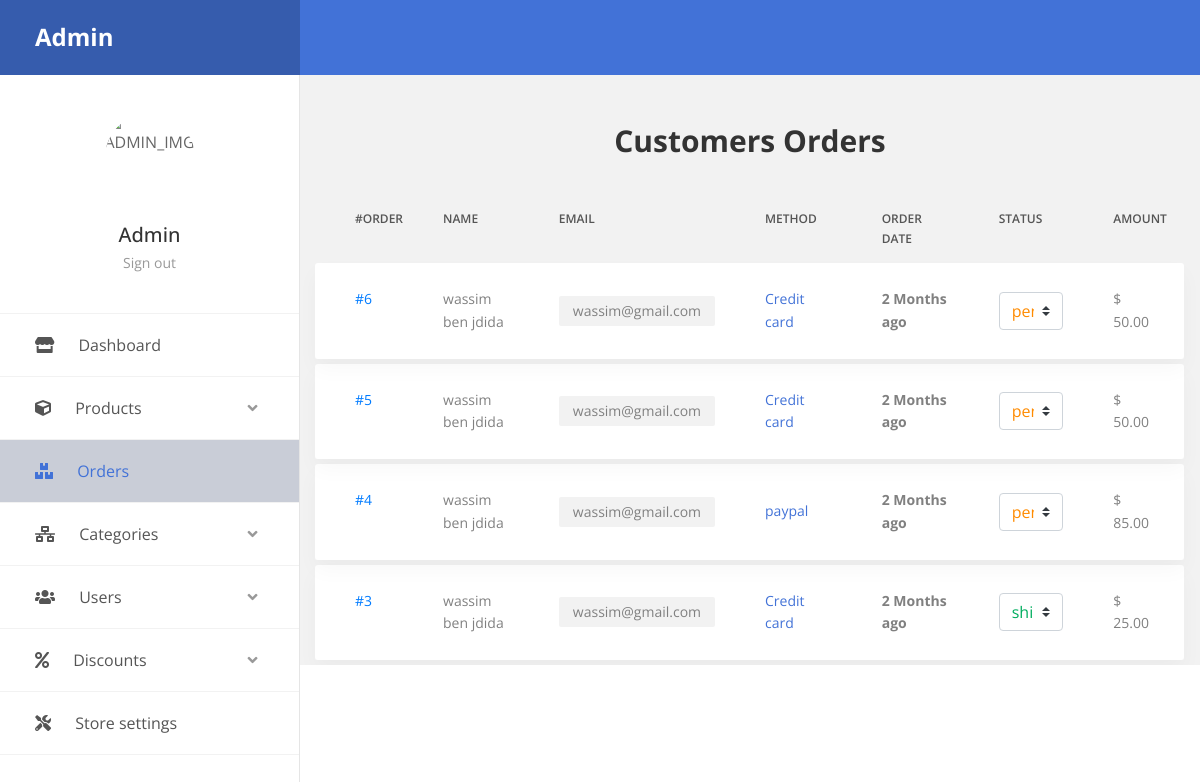
The page /admin/orders.php (signed in) on the database its author committed.
### tables this page shows
CREATE TABLE `orders` (
  `id` int(11) NOT NULL,
  `order_by` int(11) NOT NULL,
  `order_items` varchar(255) NOT NULL,
  `amount` decimal(15,2) NOT NULL,
  `payment_method` varchar(255) NOT NULL,
  `status` varchar(255) NOT NULL DEFAULT 'pending',
  `created_at` datetime NOT NULL
);

CREATE TABLE `customers` (
  `id` int(11) NOT NULL,
  `email` varchar(255) NOT NULL,
  `password` varchar(255) NOT NULL,
  `name` varchar(255) NOT NULL,
  `gender` varchar(50) NOT NULL,
  `image` varchar(255) NOT NULL,
  `created_at` datetime NOT NULL,
  `verified` int(11) NOT NULL
);

### admin/orders.php (the view, shortened to what the rows shown need)
<?php
include('../core/inc/init.php');
include('../core/inc/admin_header.php');
?>
<div class="container-fluid pt-5">
       <?php if(isset($_GET['order_id']) && isset($_GET['action']) && $_GET['action'] == 'show-order'):
            $order = $getFromA->getBy('orders', ['id' => intval($_GET['order_id'])]);
       ?>
            <?php if(!empty($order)):
                $order_items = array();
                $purchaser = $getFromA->getBy('customers', ['id' => $order->order_by]);
                if(!empty($purchaser)):
                  foreach (json_decode($order->order_items) as $purchased) {
                      $order_items[] = $getFromA->getBy('cart', ['id' => $purchased]);
                  }
                  $ship_adrs = $getFromA->getBy('shipping', ['ship_by' => $order->order_by]);
             ?>
                <a href='./orders.php' class="btn btn-primary rounded mb-4"> Go back </a>
                 <div class='pb-2 shadow-sm mb-5 bg-white rounded'>
                    <h3 class='table-dark text-center pb-2 pt-2'>
                        Order details
                    </h3>
                    <div class='p-2'>
                      <div style='border: 2px solid rgba(0,0,0,0.3); border-radius: 5px'>
                        <div class='d-flex align-items-center justify-content-between p-2'>
                          <div><p> Order No: <mark><b> #<?php echo $order->id?> </b></mark> </p></div>
                          <div>
                            <div>
                              <p>
                                Order date:
                                <mark>
                                  <b>
                                  <?php echo date('d/m/y g:i A', strtotime($order->created_at)) ?>
                                 </b>
                                </mark>
                              </p>
                            </div>
                            <div>
                               <p> Status:
                               <b class='<?php echo $order->status == 'pending' ? 'status--pending' : 'status--process'?>'>
                                 <?php echo $order->status?>
                               </b>
                                </p>
                              </div>
                          </div>
                        </div>
                        <div class='table-responsive'>
                          <table class='table table-striped w-100'>
                            <thead>
                              <tr>
                                <th scope='col'>Product</th>
                                <th scope='col'>Qntty</th>
                                <th scope='col'>Size</th>
                                <th scope='col'>Color</th>
                                <th scope='col'>Price</th>
                              </tr>
                            </thead>
                            <tbody>
                            <?php foreach($order_items AS $item):
                                $product_he_purchased = $getFromA->getBy('products', ['id' => $item->cart_to]);
                            ?>
                             <tr>
                                  <td style='width: 35%'><?php echo $product_he_purchased->name?></td>
                                  <td><?php echo $item->quantity?></td>
                                  <td><?php echo $item->size?></td>
                                  <td><?php echo $item->color?></td>
                                  <td><?php echo '$'.$product_he_purchased->price?> </td>
                                </tr>
                            <?php endforeach; ?>
                    </tbody>
                          </table>
                        </div>
                        <hr>
                        <div class='text-right p-3'>
                          <h3 class='font-weight-bold'>Total: <mark><?php echo '$'.$order->amount?></mark></h3>
                        </div>
                        <div class='p-2 mt-2' style='background-color: #f1f1f1f1'>
                           <div>
                               <h5 class='text-success font-weight-bold'>
                                <i class='fas fa-map-marker-alt'></i> Delivery to
                               </h5>
                          <?php foreach($ship_adrs AS $key => $val ):
                            if($key !== 'id' && $key !== 'ship_by'): ?>
                              <p class="mb-0"> <?php echo $key?>: <mark><?php echo $val?></mark> </p>
                            <?php endif;
                          endforeach; ?>
                        </div>
                        </div>
                      </div>
                    </div>
                  </div>
                 <div class='d-flex justify-content-center'>
                    <form target='_blank' action='print.php' method='POST'>
                      <button type='submit' class='btn btn-info mr-4' name='print'> Print </button>
                      <input type='hidden' name='order_id' value='<?php echo intval($_GET['order_id']);?>'>
                    </form>
                      <button type='button' class='btn btn-outline-primary mr-4'
                              data-toggle='modal' data-target='#send_email'>
                              Send
                      </button>
                      <button type='button' class='btn btn-outline-danger'
                              data-toggle='modal' data-target='#delete_order_<?php echo $_GET['order_id']?>'>
                              Delete
                      </button>
                  </div>
                  <div class="modal fade" id="delete_order_<?php echo $_GET['order_id']?>">
                    <div class="modal-dialog modal-dialog-centered" role="document">
                      <div class="modal-content">
                        <div class="modal-header">
                          <h5 class="modal-title" id="exampleModalLongTitle">Are you sure ?</h5>
                          <button type="button" class="close" data-dismiss="modal" aria-label="Close">
                            <span aria-hidden="true">&times;</span>
                          </button>
                        </div>
                       <form method="POST" action="./orders.php">
                         <div class="modal-body">
                            Do you really wanna remove this order ?
                            <input type="hidden" name="order_to_del" value="<?php echo $_GET['order_id']?>">
                          </div>
                          <div class="modal-footer">
                            <button type="button" class="btn btn-secondary" data-dismiss="modal">Close</button>
                            <button type="submit" name='del_order' class="btn btn-danger">Yes remove</button>
                          </div>
                       </form>
                      </div>
                    </div>
                  </div>
                <div class="modal fade" id="send_email" tabindex="-1" role="dialog" aria-labelledby="exampleModalCenterTitle" aria-hidden="true">
                  <div class="modal-dialog modal-dialog-centered modal-lg" role="document">
                    <div class="modal-content">
                      <div class="modal-header">
                        <h3 class="modal-title" id="exampleModalLongTitle">Send an email to the customer</h3>
                        <button type="button" class="close" data-dismiss="modal" aria-label="Close">
                          <span aria-hidden="true">&times;</span>
                        </button>
                      </div>
                      <form method="POST" enctype="multipart/form-data">
                        <input type="hidden" name="customer_email" value="<?php echo $purchaser->email?>">
                        <div class="modal-body">
                            <div class="form-group">
                              <label>Subject / Title</label>
                              <input type="text" class="form-control" placeholder="e.g: Your Order details" name="email_subj" value="Your order details">
                            </div>
                            <div class="form-group">
                              <label>Description</label>
                             <textarea id="editor" rows="6" name="email_body">
                             </textarea>
                            </div>
                            <!-- <div class='or_line d-flex align-items-center justify-content-center'>
                              <span></span> OR <span></span>
                            </div> -->
                            <div class="form-group">
                             <div class="custom-file">
                                <input type="file" class="custom-file-input" id="customFile" name="attach">
                                <label class="custom-file-label" for="customFile">
                                 <mark>You can upload the order details that you printed</mark>, or upload any other attachment
                                </label>
                              </div>
                            </div>
                        </div>
                        <div class="modal-footer">
                          <button type="button" class="btn btn-secondary" data-dismiss="modal">Close</button>
                          <button type="submit" class="btn btn-primary" name='send'>Send it</button>
                        </div>
                      </form>
                    </div>
                  </div>
                </div>
            <?php else:
              error_msg('Whoops! The user was not found ! you maybe deleted his account or something else.');
            endif;?>
           <?php else: ?>
            <h3>No orders yet...</h3>
           <?php endif;?>
       <?php else:
         $orders = $getFromA->getAll('orders', '', 'order by created_at desc');
        ?>
            <h2 class="text-center m-b-35"> Customers Orders </h2>
            <div class="table-responsive table-responsive-data2">
                <table class="table table-data2">
                    <thead>
                        <tr>
                            <th width='14%'>#order</th>
                            <th width='14%'>name</th>
                            <th width="14%">email</th>
                            <th width="14%">method</th>
                            <th width="14%">order date</th>
                            <th width="14%">status</th>
                            <th width="14%">amount</th>
                        </tr>
                    </thead>
                    <tbody>
                       <?php if(!is_null($orders) && is_array($orders) && !empty($orders)): ?>
                         <?php foreach($orders AS $order):
                            $purchaser = $getFromA->getBy('customers', ['id' => $order->order_by]);
                        ?>
                            <tr class="tr-shadow">
                                <td style='width: 10%'><a href="?action=show-order&order_id=<?php echo $order->id?>">#<?php echo $order->id?></a>
                                </td>
                                <td><?php echo !empty($purchaser->name) ? $purchaser->name: 'Not found'; ?></td>
                                <td>
                                    <span class="block-email"><?php echo !empty($purchaser->email) ? $purchaser->email: 'Not found'; ?></span>
                                </td>
                                <td class="desc">
                                  <?php echo $order->payment_method ?>
                                </td>
                                <td><b><?php echo time_ago($order->created_at) ?></b></td>
                                <td>
                                    <select id='order_status' class="custom-select <?php echo $order->status == 'pending' ? 'status--pending' : 'status--process'?>" data-orderid='<?php echo $order->id?>'>
                                      <option value="<?php echo $order->status?>">
                                        <?php echo $order->status?>
                                      </option>
                                    </select>
                                </td>
                                <td>$
                                    <?php echo $order->amount;
                                    ?>
                                </td>
                            </tr>
                            <tr class="spacer"></tr>
                        <?php endforeach; ?>
                       <?php else: ?>
                        <tr class="w-100 text-center">
                            <td colspan="10" class="lead"> <h3>No orders yet...</h3> </td>
                        </tr>
                       <?php endif;?>
                    </tbody>
                </table>
            </div>
       <?php endif;?>
</div>
<?php include('../core/inc/admin_footer.php'); ?>

### core/inc/admin_header.php (shortened to what the rows shown need)
<?php
$admin = $getFromA->get_admin_by('id', $_SESSION['admin_id'], ['*']);
?>
<!DOCTYPE html>
<html lang="en">
<head>
    <link rel="stylesheet" href="https://use.fontawesome.com/releases/v5.6.3/css/all.css">
    <link rel="stylesheet" href="vendor/mdi-font/css/material-design-iconic-font.min.css">
    <link rel="stylesheet" href="https://maxcdn.bootstrapcdn.com/bootstrap/4.2.1/css/bootstrap.min.css">
    <link rel="stylesheet" href="vendor/bootstrap-progressbar/bootstrap-progressbar-3.3.4.min.css">
    <link rel="stylesheet" href="vendor/wow/animate.css">
    <link rel="stylesheet" href="vendor/css-hamburgers/hamburgers.min.css">
    <link rel="stylesheet" href="vendor/slick/slick.css">
    <link rel="stylesheet" href="vendor/perfect-scrollbar/perfect-scrollbar.css">
    <link rel="stylesheet" href="css/custom.css">
    <link rel="stylesheet" href="css/theme.css">
</head>
<body class="animsition">
  <div class="page-wrapper">
<aside class="menu-sidebar2">
    <div class="menu-sidebar2__content js-scrollbar1">
        <div class="account2">
            <div class="image img-cir img-90">
                <img src="https://encrypted-tbn0.gstatic.com/images?q=tbn:ANd9GcQgw8TvKTHQbuywHbEFFeTtM0Vi3i2scLt2pF759uch0fC02sIi" alt="ADMIN_IMG" />
            </div>
            <h4 class="name"><?php echo $admin->name?></h4>
            <a href="logout.php">Sign out</a>
        </div>
    </div>
</aside>
<div class="page-container2">

### rows shown on the page
orders: id "6", order_by.name "wassim ben jdida", order_by.email "wassim@gmail.com", payment_method "Credit card", created_at "2 Months ago", status+id "pending", amount "50.00"
orders: id "5", order_by.name "wassim ben jdida", order_by.email "wassim@gmail.com", payment_method "Credit card", created_at "2 Months ago", status+id "pending", amount "50.00"
orders: id "4", order_by.name "wassim ben jdida", order_by.email "wassim@gmail.com", payment_method "paypal", created_at "2 Months ago", status+id "pending", amount "85.00"
orders: id "3", order_by.name "wassim ben jdida", order_by.email "wassim@gmail.com", payment_method "Credit card", created_at "2 Months ago", status+id "shipped", amount "25.00"

### other values the page prints
$admin->name "Admin"
